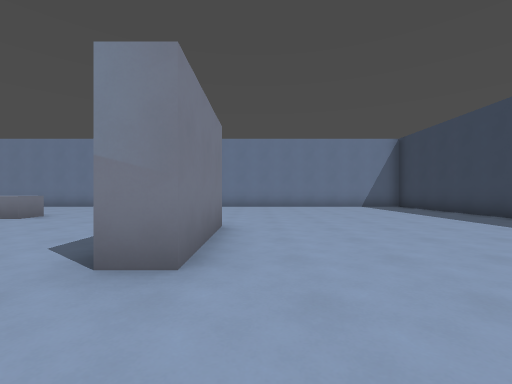
view 1 (above)

22 first-person views from a walk through a 3-D level made in the Godot game engine. The camera is 1.3 m above the floor, looks level and sees 90° across. The floor is counted in squares, 2 m on a side. Each view is taken from the middle of a square. On the plan, view 1 faces up. The plan holds only what a view shows up to about 9 squares ahead; the rest is blank. The place goes on beyond the plan.

view 2
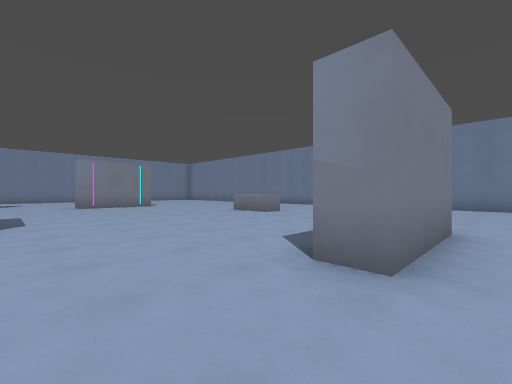

view 3
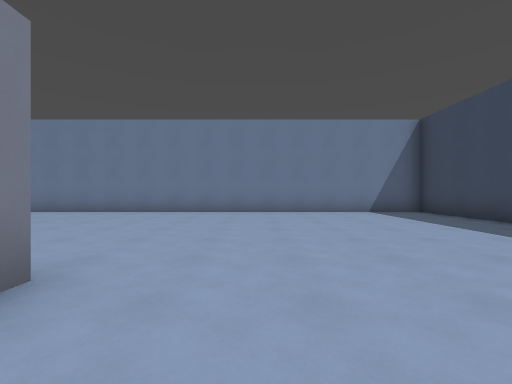

view 4
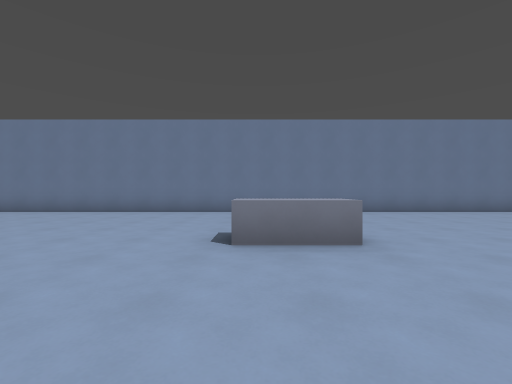

view 5
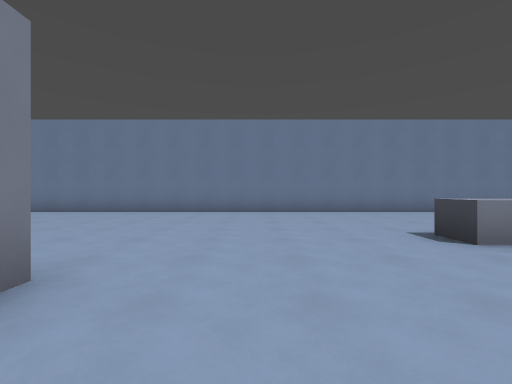

view 6
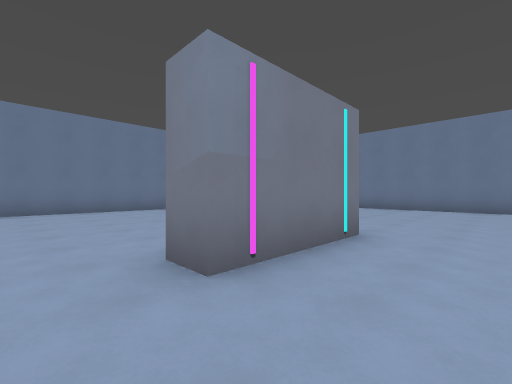

view 7
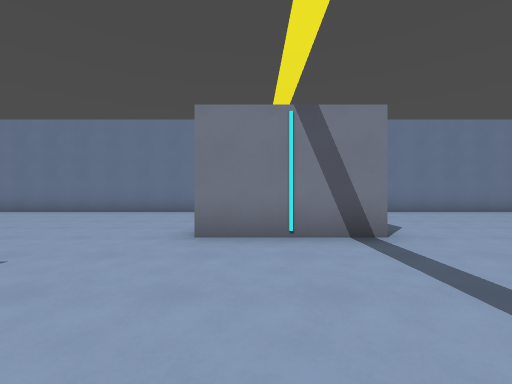

view 8
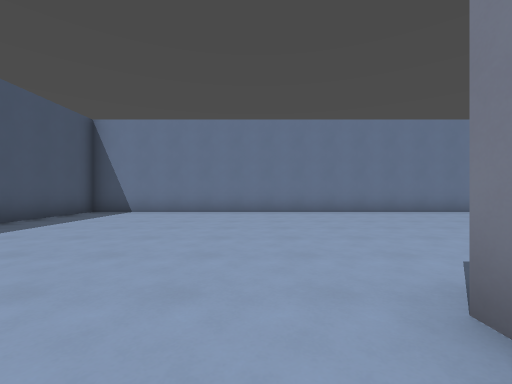

view 9
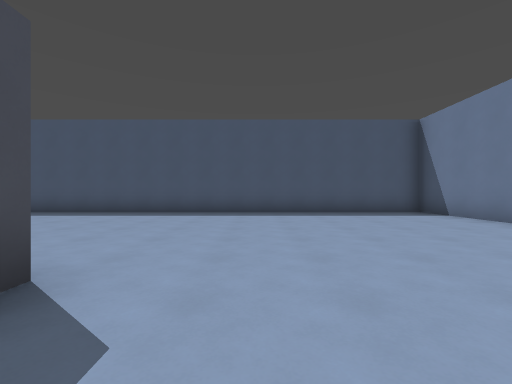

view 10
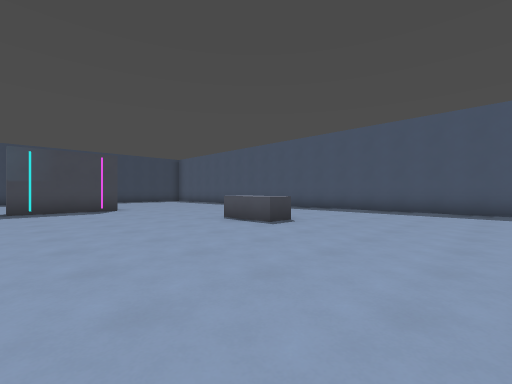

view 11
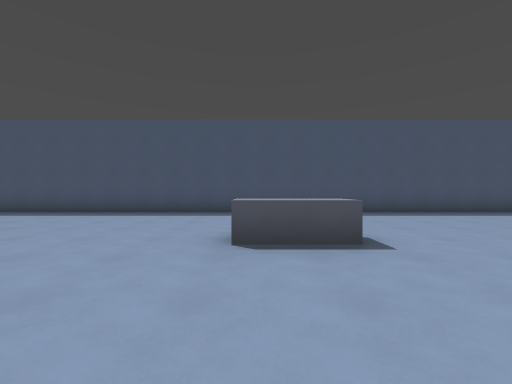

view 12
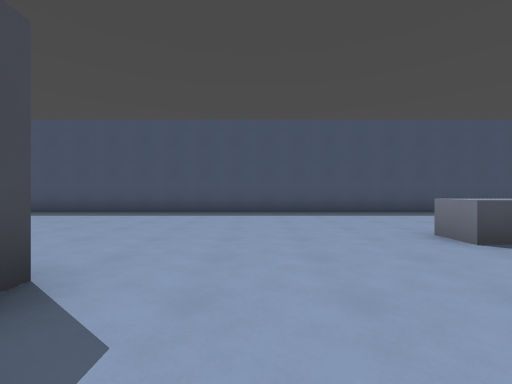

view 13
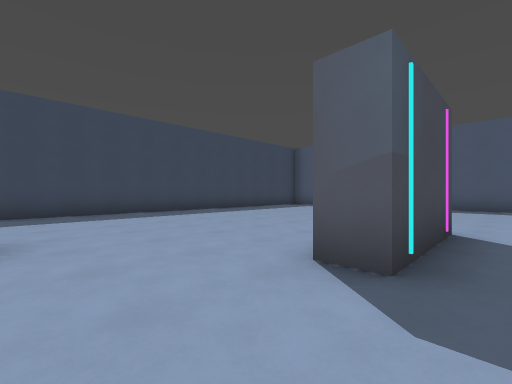

view 14
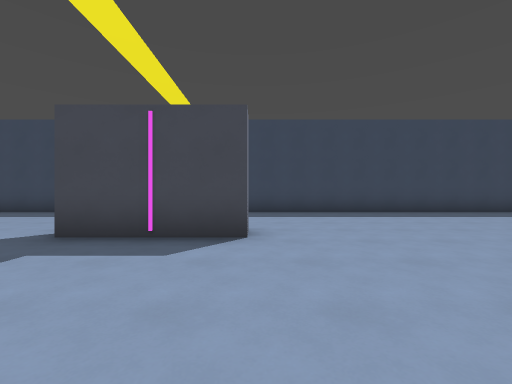

view 15
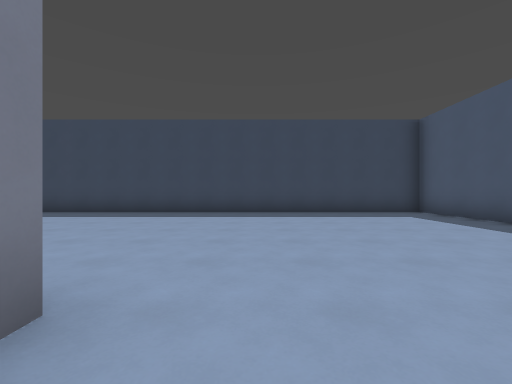

view 16
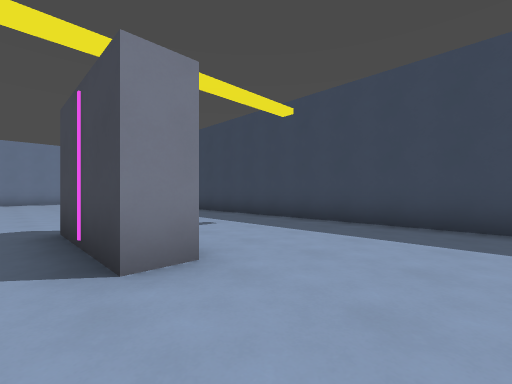

view 17
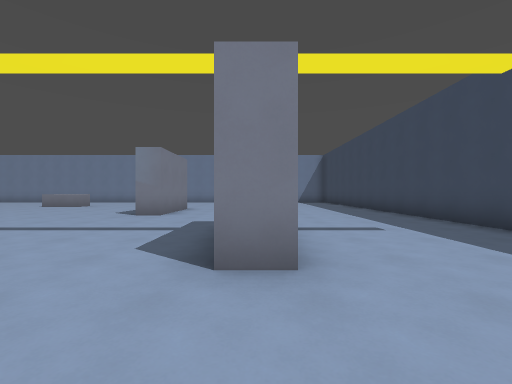

view 18
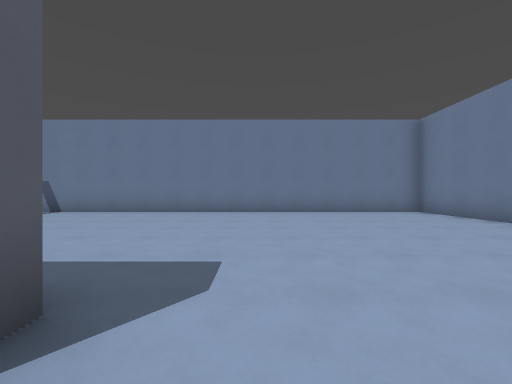

view 19
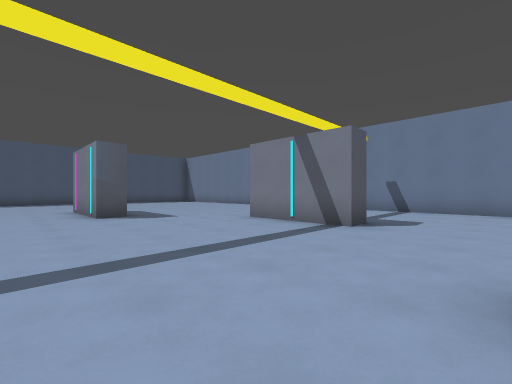

view 20
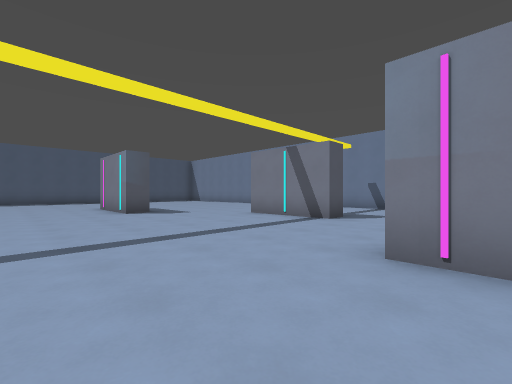

view 21
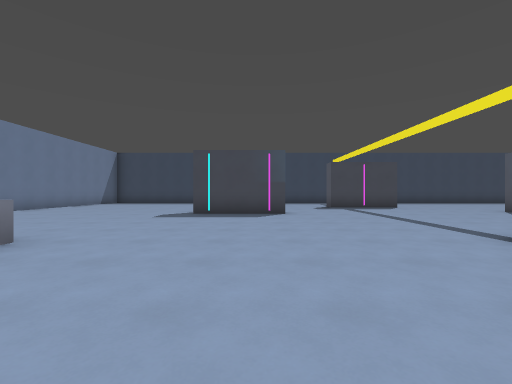

view 22
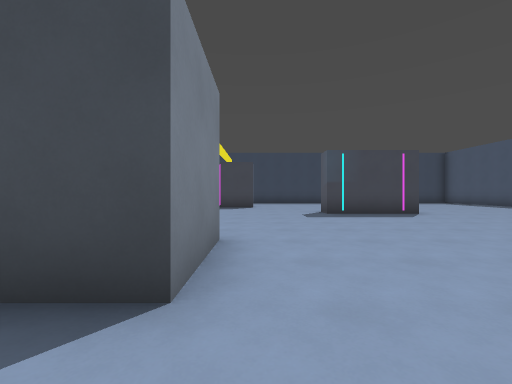

### Floor plan
Points are (right, up) in squares from view 1. A wall is a line through its corners. A room is listed if a view was taken in it or the views show most of it. See-through windows are left out.
Room 1 (views 1, 2, 3, 4, 5, 6, 7, 8, 9, 10, 11, 12, 13, 14, 15, 16, 17, 18, 19, 20, 21, 22)
walls: (-5.5, -2.5) (-7.5, -2.5) (-7.5, -1.5); (-11.6, 4.9) (-11.6, 2.1) (-12.4, 2.1); (-5.7, 6.9) (-5.7, 6.1) (-7.3, 6.1) (-7.3, 6.9); (-12.4, -5.1) (-11.6, -5.1) (-11.6, -7.8); (-0.6, 4.9) (-0.6, 2.1) (-1.4, 2.1) (-1.4, 4.9); (-15.4, -0.1) (-14.7, -0.1) (-14.7, -2.9); (-1.4, -7.9) (-1.4, -5.1) (-0.6, -5.1); (2.4, -2.9) (1.7, -2.9) (1.7, -0.1); (-7.3, -9.9) (-7.3, -9.1) (-5.7, -9.1) (-5.7, -9.9); (-19.3, 11.3) (-19.3, -14.3) (6.3, -14.3) (6.3, 11.3) (-19.3, 11.3)

Positions as (right, up) in squares from view 1, and headings:
1: (0, 0), facing up
2: (0, 0), facing up-left
3: (1, 3), facing up
4: (-7, 3), facing up
5: (-10, 3), facing up
6: (-10, 1), facing up-left
7: (-11, -2), facing left
8: (-11, -9), facing left
9: (-14, -6), facing down
10: (-11, -5), facing down-right
11: (-6, -6), facing down
12: (-3, -6), facing down
13: (-2, -3), facing down-right
14: (-2, -3), facing right
15: (-2, -9), facing right
16: (1, -5), facing up-right
17: (2, -5), facing up
18: (-11, 6), facing left
19: (-10, 2), facing down-left
20: (-9, 3), facing down-left
21: (-9, 3), facing right
22: (-9, -3), facing right
